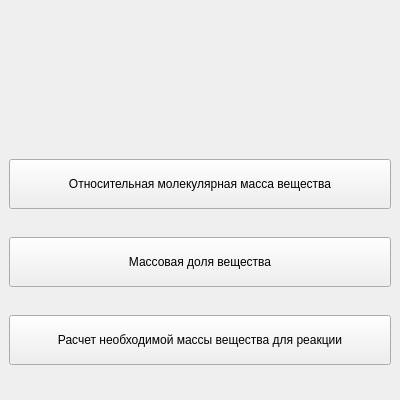
<?xml version="1.0" encoding="UTF-8"?>
<ui version="4.0">
 <class>MainMenu</class>
 <widget class="QMainWindow" name="MainMenu">
  <property name="geometry">
   <rect>
    <x>0</x>
    <y>0</y>
    <width>400</width>
    <height>400</height>
   </rect>
  </property>
  <property name="minimumSize">
   <size>
    <width>400</width>
    <height>350</height>
   </size>
  </property>
  <property name="maximumSize">
   <size>
    <width>1000</width>
    <height>1000</height>
   </size>
  </property>
  <property name="windowTitle">
   <string>Chemistry Calculator</string>
  </property>
  <property name="windowIcon">
   <iconset>
    <normaloff>logo.png</normaloff>logo.png</iconset>
  </property>
  <widget class="QWidget" name="centralwidget">
   <layout class="QVBoxLayout" name="verticalLayout">
    <item>
     <widget class="QLabel" name="label">
      <property name="maximumSize">
       <size>
        <width>16777215</width>
        <height>100</height>
       </size>
      </property>
      <property name="text">
       <string/>
      </property>
      <property name="pixmap">
       <pixmap>logo.png</pixmap>
      </property>
      <property name="alignment">
       <set>Qt::AlignCenter</set>
      </property>
     </widget>
    </item>
    <item>
     <widget class="QPushButton" name="pushButton">
      <property name="minimumSize">
       <size>
        <width>0</width>
        <height>50</height>
       </size>
      </property>
      <property name="text">
       <string>Относительная молекулярная масса вещества</string>
      </property>
     </widget>
    </item>
    <item>
     <widget class="QPushButton" name="pushButton_2">
      <property name="minimumSize">
       <size>
        <width>0</width>
        <height>50</height>
       </size>
      </property>
      <property name="text">
       <string>Массовая доля вещества</string>
      </property>
     </widget>
    </item>
    <item>
     <widget class="QPushButton" name="pushButton_3">
      <property name="minimumSize">
       <size>
        <width>0</width>
        <height>50</height>
       </size>
      </property>
      <property name="text">
       <string>Расчет необходимой массы вещества для реакции</string>
      </property>
     </widget>
    </item>
   </layout>
  </widget>
 </widget>
 <resources/>
 <connections/>
</ui>
